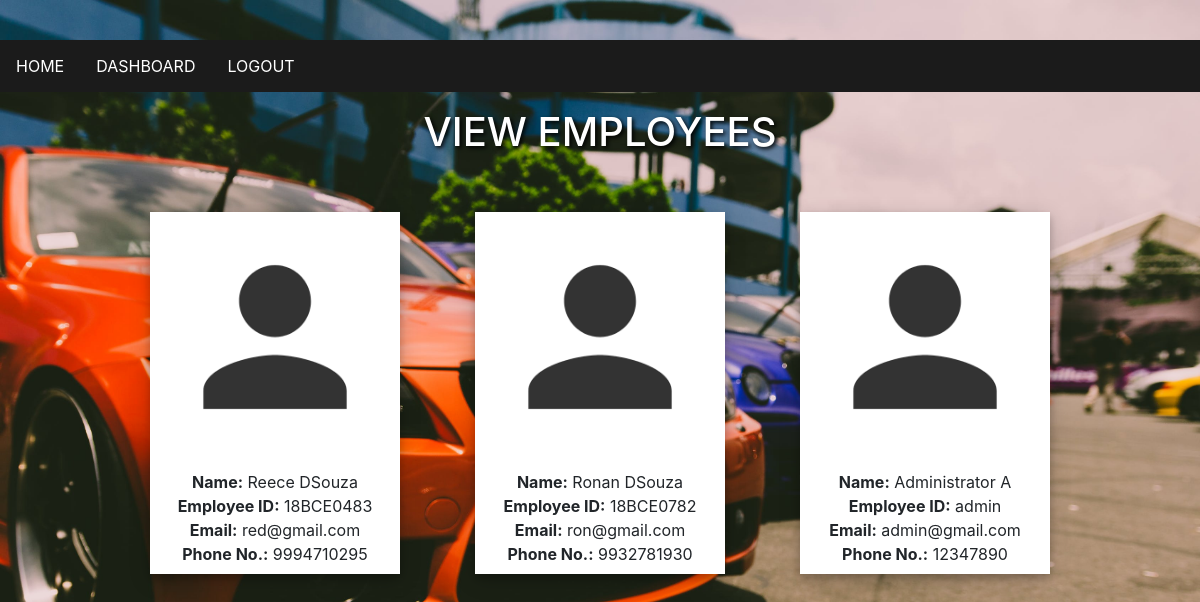
The page /viewemp.php (signed in) on the database its author committed.
### tables this page shows
CREATE TABLE `employee` (
  `fname` varchar(20) NOT NULL,
  `lname` varchar(10) NOT NULL,
  `email` varchar(35) NOT NULL,
  `empid` varchar(10) NOT NULL PRIMARY KEY,
  `password` varchar(10) NOT NULL,
  `street` varchar(10) NOT NULL,
  `city` varchar(15) NOT NULL,
  `state` varchar(20) NOT NULL,
  `country` varchar(25) NOT NULL,
  `phoneno` varchar(25) NOT NULL
  );

### viewemp.php (the view, shortened to what this page needs)
<!DOCTYPE html>
<head>
   <link rel="stylesheet" href="https://stackpath.bootstrapcdn.com/bootstrap/4.3.1/css/bootstrap.min.css">
   <link rel="stylesheet" type="text/css" href="css/global3.css">
</head>
<body class="bg">
       <br>
       <p>
   <ul>
   <li><a href="adminhome.php">HOME</a></li>
   <li><a href="admindashboard.php">DASHBOARD</a></li>
   <li><a href="adminlogout.php"> LOGOUT </a></li>
   </ul>
   <p>
       <h1 align='center' class="heading"><font color='white'>VIEW EMPLOYEES</font></h1><br>
    <br>
    <div class="gallery">
   <?php
        $servername = "localhost";
        $username = "root";
        $password = "";
        $dbname = "dbms";
        $conn = new mysqli($servername, $username, $password, $dbname);
        $sql = "SELECT * FROM employee";
        $result = $conn->query($sql);
        if ($result->num_rows > 0) {
            while($row = $result->fetch_assoc()) {
                if($row['fname']!='admin') {
                echo "<figure><img src='images/person1.png'><figcaption><b>Name:</b> ".$row['fname']." ".$row['lname']."<br><b>Employee ID:</b> ".$row['empid']."
                <br><b>Email:</b> ".$row['email']."<br><b>Phone No.:</b> ".$row['phoneno']."</figcaption></figure> ";
                }
            }
        } else {
            echo "<h2 align='center'><font color='white'>No Employees Inserted</font></h2>";
        }
        ?>
    </div>
</p>
</body>
</html>

### css/global3.css (style rules this page uses)
.bg { background: url('../images/bg3.jpeg') no-repeat fixed; width: 100%; height: 100vh; background-size:100%; }
ul { list-style-type: none; margin: 0; padding: 0; overflow: hidden; background-color: rgb(27, 27, 27); position: -webkit-sticky; position: sticky; top: 0; }
li { float: left; }
li a { display: block; color: white; text-align: center; padding: 14px 16px; text-decoration: none; }
.heading { color: white; text-shadow: 2px 2px 4px #000000; }
.gallery { display: flex; width: 900px; margin: auto; justify-content: space-between; flex-wrap: wrap; }
figure { width: 250px; background-color: #fff ; box-shadow: 0 4px 8px 0 rgba(0, 0, 0, 0.2), 0 6px 20px 0 rgba(0, 0, 0, 0.19); text-align: center; }
figure img { width: 100%; }
figure figcaption { text-align: center; padding: 8px 4px; }

### rows shown on the page
employee: fname "Reece", lname "DSouza", empid "18BCE0483", email "red@gmail.com", phoneno "9994710295"
employee: fname "Ronan", lname "DSouza", empid "18BCE0782", email "ron@gmail.com", phoneno "9932781930"
employee: fname "Administrator", lname "A", empid "admin", email "admin@gmail.com", phoneno "12347890"
